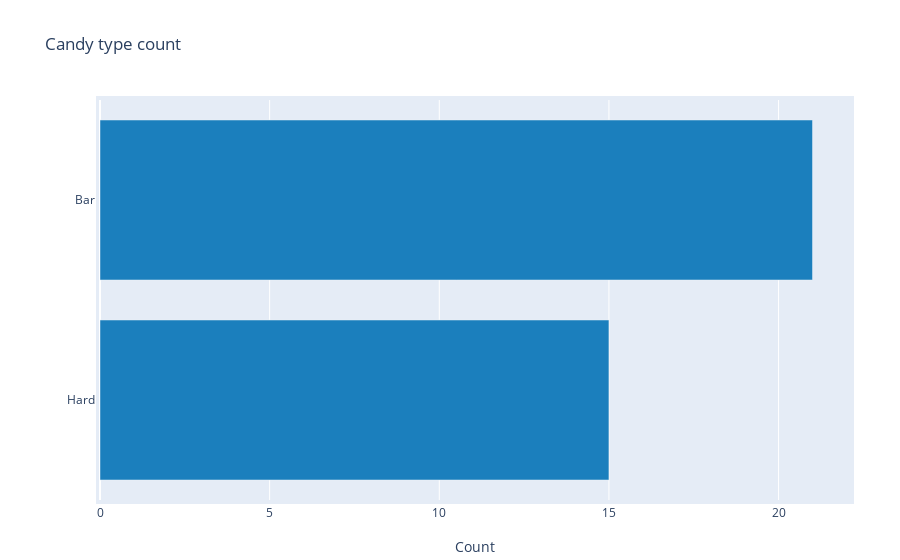

The cell this chart's notebook holds for it:
### Markdown cell above
## 1.4. Candies count on the basis of type

### Code cell
def candy_type_count():
    x=[df.hard.sum(), df.bar.sum()]
    y=['Hard', 'Bar']
    sortx = sorted(x)
    sorty = [y for _,y in sorted(zip(x,y))]
    data = [go.Bar(
            x=sortx,
            y=sorty,
            orientation = 'h',
        marker=dict(color='#1b7fbd')
            )]

    layout = go.Layout(
        margin=go.layout.Margin(l=100, r=50, b=60, t=100, pad=4),
        title= 'Candy type count',
        xaxis=dict(
            title='Count'        
        )
    )

    fig = go.Figure(data=data, layout=layout)
    return(fig)

py.offline.iplot(candy_type_count())

### Figure 1 — Plotly figure (JSON) as saved in the notebook; plotly's stock layout.template omitted (floating-point values rounded to 4 significant figures)
{"data": [{"marker": {"color": "#1b7fbd"}, "orientation": "h", "type": "bar", "x": [15, 21], "y": ["Hard", "Bar"]}], "layout": {"margin": {"b": 60, "l": 100, "pad": 4, "r": 50, "t": 100}, "title": {"text": "Candy type count"}, "xaxis": {"title": {"text": "Count"}}}}
